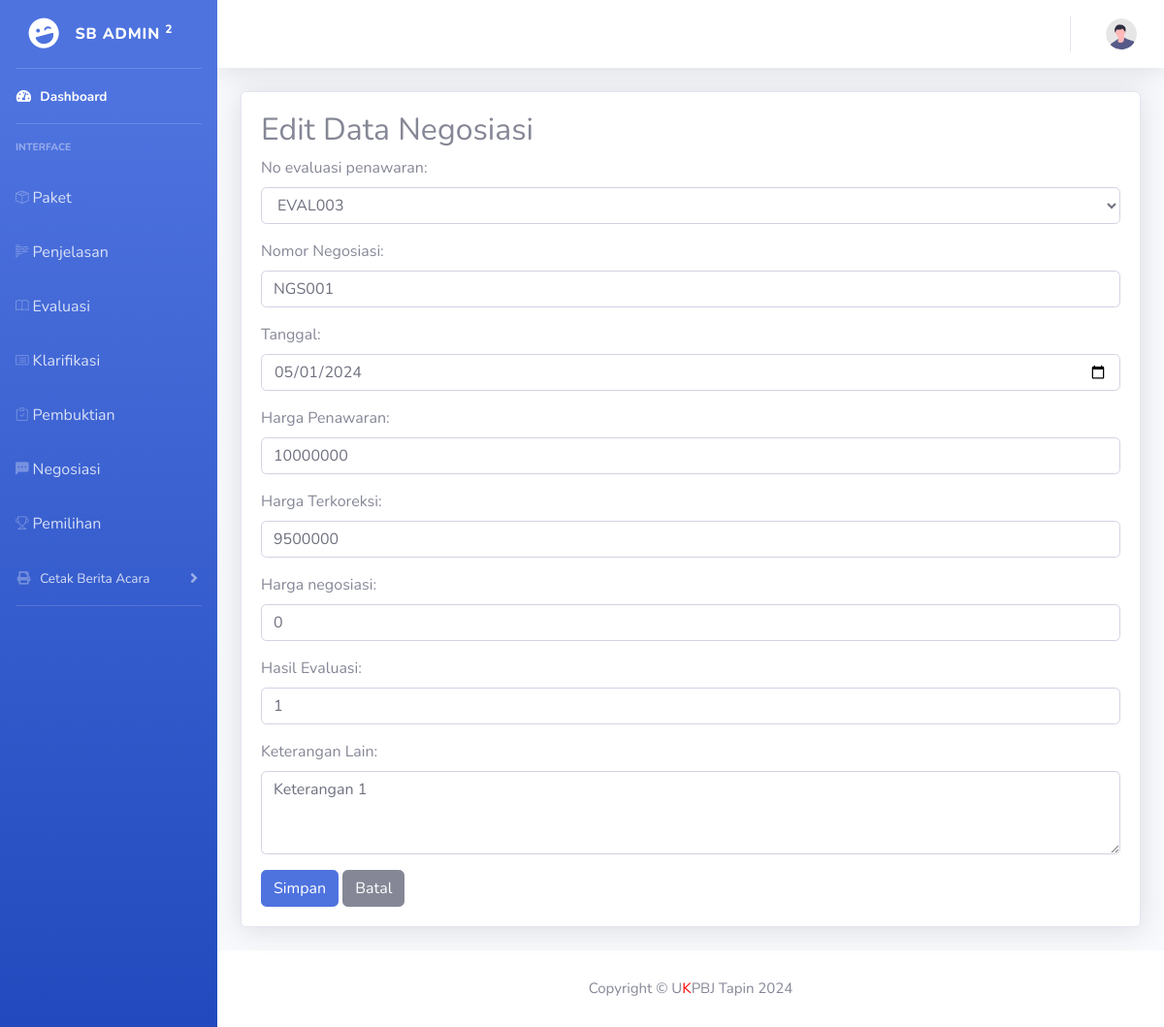
/index.php/negosiasi/edit/1, run on an earlier commit of the app's database.
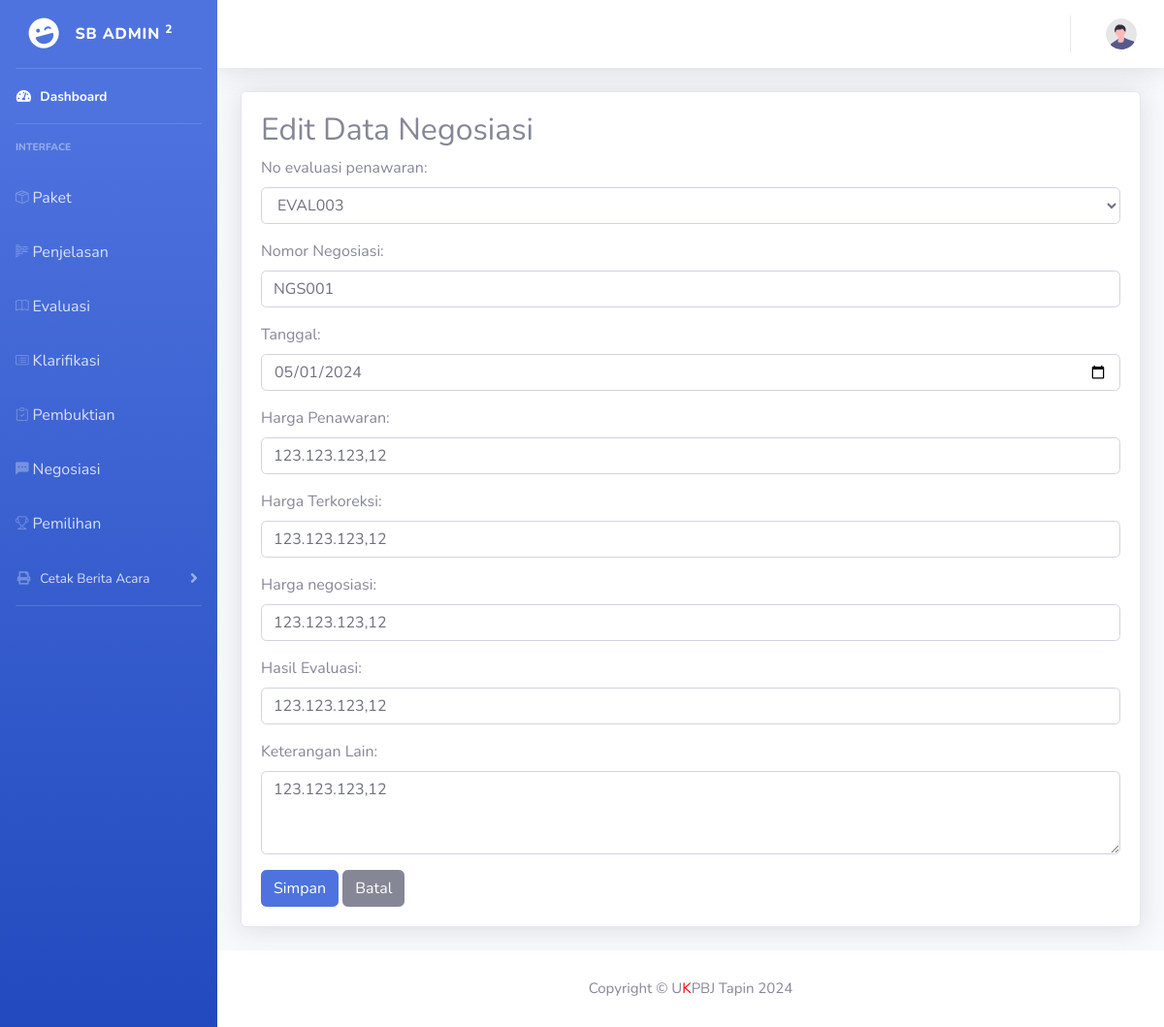
And on a later commit of the database.
### tables this page shows
CREATE TABLE `negosiasi` (
  `Id_negosiasi` int(10) NOT NULL,
  `Id_evaluasi_penawaran` int(10) DEFAULT NULL,
  `No_Negosiasi` varchar(30) DEFAULT NULL,
  `Tanggal` date DEFAULT NULL,
  `harga_penawaran` text DEFAULT NULL,
  `harga_terkoreksi` text DEFAULT NULL,
  `harga_negosiasi` text NOT NULL,
  `hasil_evaluasi` text DEFAULT NULL,
  `Keterangan_lain` varchar(200) DEFAULT NULL
);

CREATE TABLE `evaluasi` (
  `Id_evaluasi_penawaran` int(10) NOT NULL,
  `Id_kode_tender` int(10) DEFAULT NULL,
  `No_Evaluasi` varchar(200) DEFAULT NULL,
  `Tanggal` date DEFAULT NULL,
  `Metode_evaluasi` varchar(200) DEFAULT NULL,
  `nama_Penyedia` varchar(20) DEFAULT NULL,
  `nilai_penawaran` int(20) DEFAULT NULL,
  `kualifikasi` varchar(20) DEFAULT NULL,
  `administrasi` varchar(20) DEFAULT NULL,
  `teknis` varchar(20) DEFAULT NULL,
  `harga` varchar(20) DEFAULT NULL,
  `Keterangan_lain` varchar(20) DEFAULT NULL
);

### application/controllers/Negosiasi.php (called while the page is built, shortened)
<?php
class Negosiasi extends CI_Controller {
    public function __construct() {
        $this->load->model('Negosiasi_model');
        $this->load->library('form_validation');
        $this->load->model('Evaluasi_model');
    }
    public function edit($id) {
        $data['negosiasi'] = $this->Negosiasi_model->get_by_id($id);
        $this->form_validation->set_rules('Id_evaluasi_penawaran', 'No Evaluasi Penawaran', 'required');
        $this->form_validation->set_rules('No_Negosiasi', 'Nomor Negosiasi', 'required');
        $this->form_validation->set_rules('Tanggal', 'Tanggal', 'required');
        $this->form_validation->set_rules('harga_penawaran', 'Harga Penawaran', 'required');
        $this->form_validation->set_rules('harga_terkoreksi', 'Harga Terkoreksi', 'required');
        $this->form_validation->set_rules('hasil_evaluasi', 'Hasil Evaluasi', 'required');
        if ($this->form_validation->run() === FALSE) {
            $data['evaluasis'] = $this->Evaluasi_model->get_all();
            $this->load->view('Header/Head');
            $this->load->view('Header/Header');
            $this->load->view('negosiasi/edit', $data);
            $this->load->view('Footer/Footer');
        }
    }
}

### index.php (called while the page is built, shortened)
<?php
require_once BASEPATH.'core/CodeIgniter.php';

### application/models/Negosiasi_model.php (called while the page is built, shortened)
<?php
class Negosiasi_model extends CI_Model {
    public function get_by_id($id) {
        return $this->db->get_where('negosiasi', array('Id_negosiasi' => $id))->row();
    }
}

### application/models/Evaluasi_model.php (called while the page is built, shortened)
<?php
class Evaluasi_model extends CI_Model {
    public function get_all() {
        return $this->db->get('Evaluasi')->result();
    }
}

### application/views/negosiasi/edit.php (the view, shortened to what this page needs)
<div class="container">
    <div class="card shadow mb-4">
        <div class="card-body">
            <h2>Edit Data Negosiasi</h2>
            <form method="post" action="<?= site_url('negosiasi/edit/'.$negosiasi->Id_negosiasi) ?>">
                <div class="form-group">
                    <label for="Id_evaluasi_penawaran">No evaluasi penawaran:</label>
                    <select class="form-control" id="Id_evaluasi_penawaran" name="Id_evaluasi_penawaran" required>
                        <?php foreach($evaluasis as $evaluasi): ?>
                        <option value="<?= $evaluasi->Id_evaluasi_penawaran ?>"
                            <?= ($evaluasi->Id_evaluasi_penawaran == $negosiasi->Id_evaluasi_penawaran) ? 'selected' : '' ?>>
                            <?= $evaluasi->No_Evaluasi ?>
                        </option>
                        <?php endforeach; ?>
                    </select>
                </div>
                <div class="form-group">
                    <label for="No_Negosiasi">Nomor Negosiasi:</label>
                    <input type="text" class="form-control" id="No_Negosiasi" name="No_Negosiasi"
                        value="<?= $negosiasi->No_Negosiasi ?>" required>
                </div>
                <div class="form-group">
                    <label for="Tanggal">Tanggal:</label>
                    <input type="date" class="form-control" id="Tanggal" name="Tanggal"
                        value="<?= $negosiasi->Tanggal ?>" required>
                </div>
                <div class="form-group">
                    <label for="harga_penawaran">Harga Penawaran:</label>
                    <input type="text" class="form-control format-number" id="harga_penawaran" name="harga_penawaran"
                        value="<?= $negosiasi->harga_penawaran ?>" required>
                </div>
                <div class="form-group">
                    <label for="harga_terkoreksi">Harga Terkoreksi:</label>
                    <input type="text" class="form-control format-number" id="harga_terkoreksi" name="harga_terkoreksi"
                        value="<?= $negosiasi->harga_terkoreksi ?>" required>
                </div>
                <div class="form-group">
                    <label for="harga_negosiasi">Harga negosiasi:</label>
                    <input type="text" class="form-control format-number" id="harga_negosiasi" name="harga_negosiasi"
                        value="<?= $negosiasi->harga_negosiasi ?>" required>
                </div>
                <div class="form-group">
                    <label for="hasil_evaluasi">Hasil Evaluasi:</label>
                    <input type="text" class="form-control format-number" id="hasil_evaluasi" name="hasil_evaluasi"
                        value="<?= $negosiasi->hasil_evaluasi ?>" required>
                </div>
                <div class="form-group">
                    <label for="Keterangan_lain">Keterangan Lain:</label>
                    <textarea class="form-control" id="Keterangan_lain" name="Keterangan_lain"
                        rows="3"><?= $negosiasi->Keterangan_lain ?></textarea>
                </div>
                <button type="submit" class="btn btn-primary" name="submit">Simpan</button>
                <a href="<?= site_url('negosiasi') ?>" class="btn btn-secondary">Batal</a>
            </form>
        </div>
    </div>
</div>

What changed in the data, as far as the page shows it:
changed negosiasi "NGS001": harga_penawaran "10000000" → "123.123.123,12"; harga_terkoreksi "9500000" → "123.123.123,12"; harga_negosiasi "0" → "123.123.123,12"; hasil_evaluasi "1" → "123.123.123,12"; Keterangan_lain "Keterangan 1" → "123.123.123,12"
